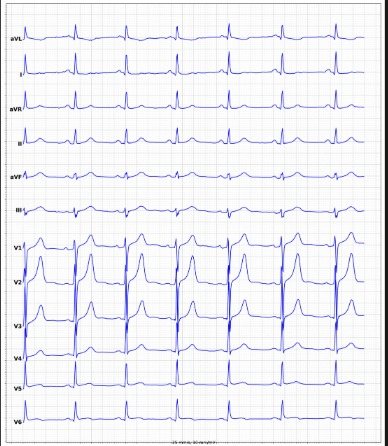
#> input picture data/echo_samples/ecg_sample.jpeg, 388 x 446 px
$ python -i image_to_signal.py   (imports and definitions only)
#> lines starting #> are read from the running program, lines starting #| are printed output that depends on the picture; after the words box and inside, x2 and y2 are one past the last pixel; in counts of white or black regions, pixels touching at a corner belong together
from __future__ import annotations

import logging
from pathlib import Path
from typing import Optional, Union

import numpy as np

try:
    import cv2
except ImportError:  # pragma: no cover - depends on local environment
    cv2 = None  # type: ignore[assignment]


LOGGER = logging.getLogger(__name__)

DEFAULT_NUM_LEADS = 12
DEFAULT_SIGNAL_LENGTH = 1000


class ECGImageProcessingError(ValueError):
    """Raised when an ECG image cannot be converted into signal form."""


def extract_signal_from_image(
    image_path: Union[str, Path],
    num_leads: int = DEFAULT_NUM_LEADS,
    target_length: int = DEFAULT_SIGNAL_LENGTH,
) -> np.ndarray:
    """
    Convert an ECG image into an approximate `(12, 1000)` signal array.

    This method is intentionally approximate and intended for real-time or
    convenience mode rather than clinical-grade waveform reconstruction.
    """
#> called with image_path = '../../data/echo_samples/ecg_sample.jpeg', num_leads = 12, target_length = 1000

    if cv2 is None:
        raise ECGImageProcessingError(
            "OpenCV is required for image-based ECG inference. "
            "Install `opencv-python` or `opencv-python-headless`."
        )

    image_file = Path(image_path)
    if not image_file.exists() or not image_file.is_file():
        raise FileNotFoundError(f"ECG image file not found: {image_file}")

    image = cv2.imread(str(image_file))
#> image is the input picture: shape (446, 388, 3); mean B, G, R 244.1, 239.5, 239.4
    if image is None:
        raise ECGImageProcessingError(
            f"Failed to read ECG image file: {image_file}"
        )

    LOGGER.debug("Loaded ECG image %s with shape %s", image_file, image.shape)
    waveform_mask = _build_waveform_mask(image)
    signals = _extract_lead_signals(
        waveform_mask=waveform_mask,
        num_leads=num_leads,
        target_length=target_length,
    )
    return signals


def _build_waveform_mask(image: np.ndarray) -> np.ndarray:
    """Create a binary mask that highlights the ECG waveform."""

    if cv2 is None:  # pragma: no cover - defensive guard
        raise ECGImageProcessingError("OpenCV is unavailable.")

    if image.ndim == 3:
        grayscale = cv2.cvtColor(image, cv2.COLOR_BGR2GRAY)
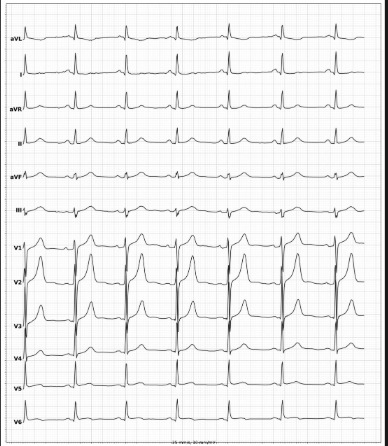
#> grayscale: shape (446, 388); min 8, max 255, mean 240
    else:
        grayscale = image.copy()

    blurred = cv2.GaussianBlur(grayscale, (5, 5), 0)
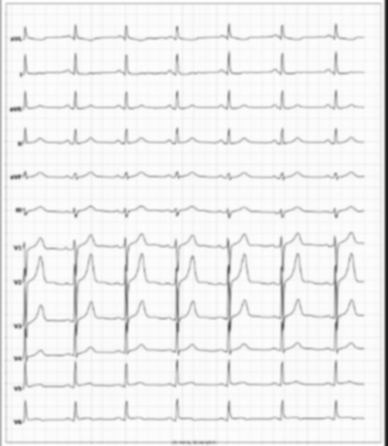
#> blurred: shape (446, 388); min 24, max 255, mean 240.2
    _, thresholded = cv2.threshold(
        blurred,
        0,
        255,
        cv2.THRESH_BINARY_INV + cv2.THRESH_OTSU,
    )
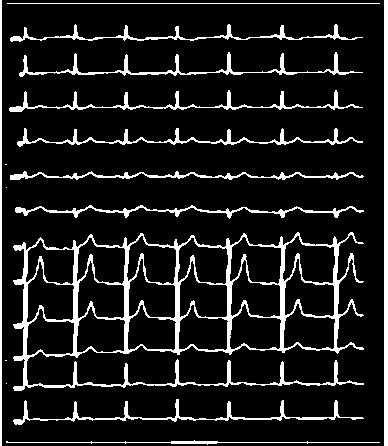
#> thresholded: shape (446, 388); 11.6% white; 16 white regions (4 under 20 px), largest, box (x1, y1, x2, y2) and area: (13, 232, 364, 391) 8841, (384, 0, 388, 446) 1784, (19, 52, 363, 77) 1211
    cleaned = cv2.morphologyEx(
        thresholded,
        cv2.MORPH_OPEN,
        np.ones((2, 2), dtype=np.uint8),
    )
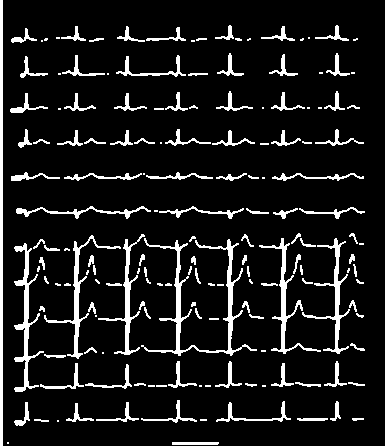
#> cleaned: shape (446, 388); 10.8% white; 164 white regions (47 under 20 px), largest, box (x1, y1, x2, y2) and area: (141, 238, 257, 356) 1641, (0, 0, 3, 446) 1338, (385, 0, 388, 446) 1338
    edges = cv2.Canny(cleaned, 50, 150)
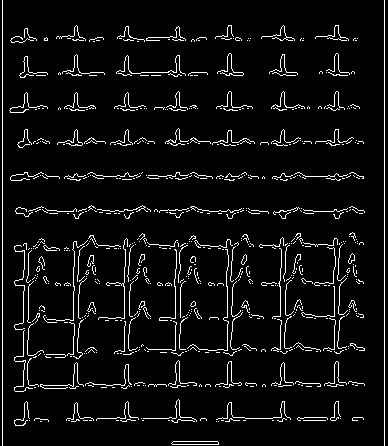
#> edges: shape (446, 388); 5.9% white in thin lines or dots
    waveform_mask = cv2.bitwise_or(cleaned, edges)
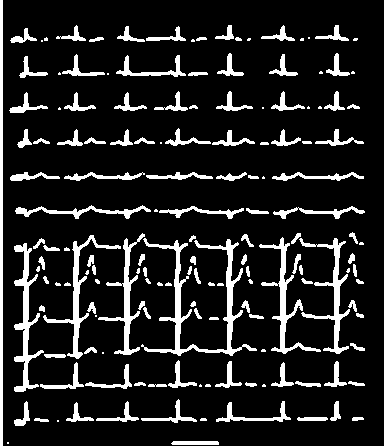
#> waveform_mask: shape (446, 388); 14% white; 156 white regions (38 under 20 px), largest, box (x1, y1, x2, y2) and area: (141, 238, 257, 356) 2137, (384, 0, 388, 446) 1784, (0, 0, 3, 446) 1338
    return waveform_mask


def _extract_lead_signals(
    waveform_mask: np.ndarray,
    num_leads: int,
    target_length: int,
) -> np.ndarray:
    """Split the waveform mask into lead bands and extract one signal per lead."""
#> called with num_leads = 12, target_length = 1000

    height, _ = waveform_mask.shape
#> height = 446
    boundaries = np.linspace(0, height, num_leads + 1, dtype=int)
    lead_signals = []

    for lead_index in range(num_leads):
        top = boundaries[lead_index]
        bottom = boundaries[lead_index + 1]
        region = waveform_mask[top:bottom, :]

        if region.size == 0:
            raise ECGImageProcessingError(
                f"Lead region {lead_index} is empty after image splitting."
            )

        lead_signal = _trace_waveform(region)
        resampled_signal = _resample_signal(lead_signal, target_length)
        lead_signals.append(resampled_signal)
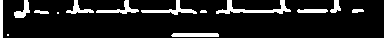
#> region: shape (38, 388); 12.2% white; 15 white regions (3 under 20 px), largest, box (x1, y1, x2, y2) and area: (216, 0, 291, 14) 343, (141, 0, 197, 15) 229, (171, 33, 219, 37) 187
#> after the loop, lead_signals = 12 items

    return np.ascontiguousarray(np.stack(lead_signals, axis=0), dtype=np.float32)


def _trace_waveform(region: np.ndarray) -> np.ndarray:
    """Extract a 1D waveform by tracing pixel positions column by column."""

    height, width = region.shape
    if width < 2:
        raise ECGImageProcessingError(
            "ECG image region is too narrow to extract a waveform."
        )

    center_line = (height - 1) / 2.0
    waveform = np.full(width, np.nan, dtype=np.float32)

    for column_index in range(width):
        active_pixels = np.flatnonzero(region[:, column_index] > 0)
        if active_pixels.size == 0:
            continue

        pixel_position = float(np.median(active_pixels))
        amplitude = (center_line - pixel_position) / max(center_line, 1.0)
        waveform[column_index] = amplitude

    waveform = _fill_missing_samples(waveform)
    waveform = _smooth_signal(waveform)
    waveform -= float(np.mean(waveform))

    scale = float(np.max(np.abs(waveform)))
    if scale > 1e-6:
        waveform /= scale

    return waveform.astype(np.float32, copy=False)


def _fill_missing_samples(signal: np.ndarray) -> np.ndarray:
    """Interpolate columns where no waveform pixel was detected."""

    valid_indices = np.flatnonzero(~np.isnan(signal))
    if valid_indices.size == 0:
        LOGGER.warning(
            "No waveform pixels detected in one lead region; using flat fallback signal."
        )
        return np.zeros_like(signal, dtype=np.float32)

    if valid_indices.size == 1:
        signal[:] = signal[valid_indices[0]]
        return signal.astype(np.float32, copy=False)

    all_indices = np.arange(signal.shape[0])
    signal = np.interp(all_indices, valid_indices, signal[valid_indices])
    return signal.astype(np.float32, copy=False)


def _smooth_signal(signal: np.ndarray, window_size: int = 5) -> np.ndarray:
    """Apply light smoothing to stabilize the extracted waveform."""

    if window_size <= 1 or signal.shape[0] < window_size:
        return signal.astype(np.float32, copy=False)

    kernel = np.ones(window_size, dtype=np.float32) / float(window_size)
    smoothed = np.convolve(signal, kernel, mode="same")
    return smoothed.astype(np.float32, copy=False)


def _resample_signal(signal: np.ndarray, target_length: int) -> np.ndarray:
    """Resize a 1D signal to a fixed target length using interpolation."""

    if target_length <= 0:
        raise ECGImageProcessingError("Target signal length must be positive.")

    if signal.shape[0] == target_length:
        return signal.astype(np.float32, copy=False)

    source_axis = np.linspace(0.0, 1.0, num=signal.shape[0], dtype=np.float32)
    target_axis = np.linspace(0.0, 1.0, num=target_length, dtype=np.float32)
    resampled = np.interp(target_axis, source_axis, signal)
    return resampled.astype(np.float32, copy=False)

>>> result = extract_signal_from_image('../../data/echo_samples/ecg_sample.jpeg')
